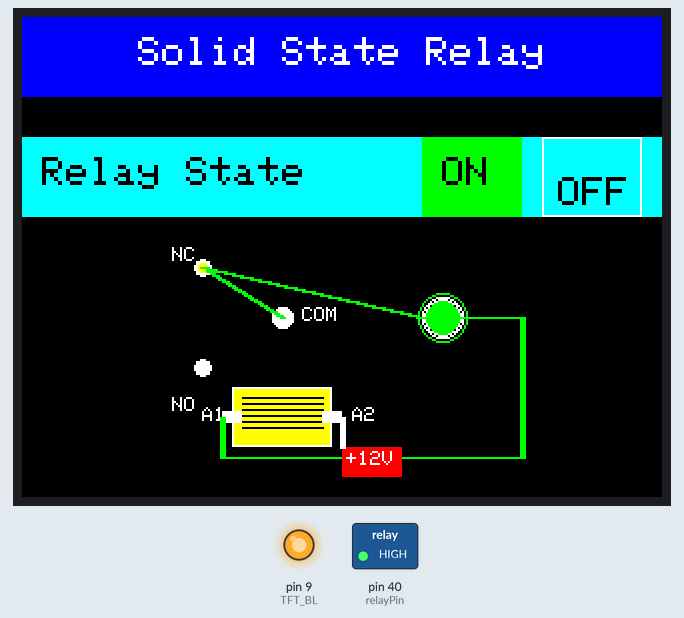
Simulated run of this sketch. Board: Arduino Mega 2560, built with avr-gcc and run on an emulated ATmega2560. On the bench: 320×240 colour display, switched loads named in the sketch (green lamp = pin HIGH), output pins drawn as LEDs (lit = HIGH).

Above: at 0.4 s.
At 3.5 s:
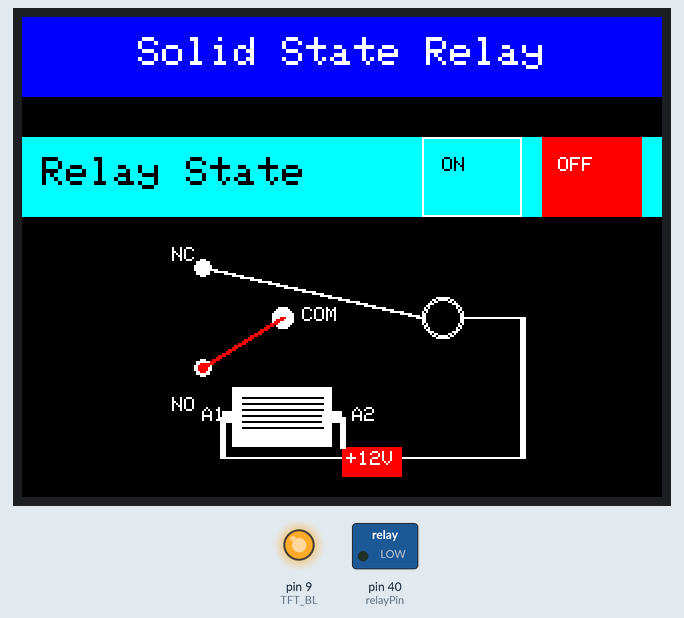
At 6.5 s:
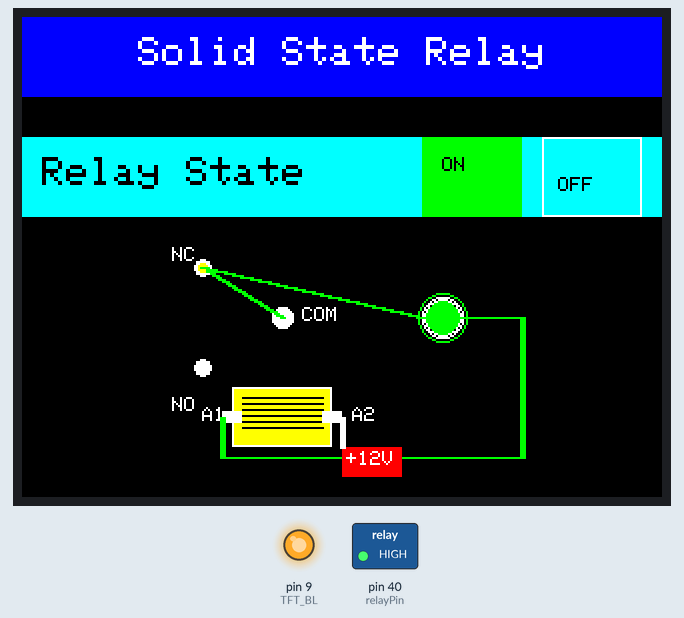
Timing chart, 0 to 130.0 s (numbered marks = the images above):
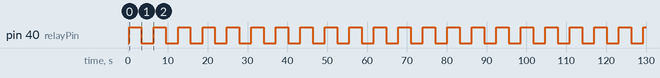

Measured:
- by itself, pin 40 (relayPin): alternates HIGH for 3.1 s and LOW for 3.1 s
- what the display in image 1 shows lasts 3.1 s, from 3.4 s to 6.5 s

The sketch:

ssrTFT.ino
```cpp
#include <Adafruit_GFX.h>
#include <Adafruit_ST7789.h>
#include <SPI.h>

#define TFT_CS   53
#define TFT_RST  8
#define TFT_DC   7
#define TFT_BL   9

Adafruit_ST7789 tft = Adafruit_ST7789(TFT_CS, TFT_DC, TFT_RST);
#define relayPin 40

void drawThickLine(int x1, int y1, int x2, int y2, uint16_t color) {
  tft.drawLine(x1, y1, x2, y2, color);
  tft.drawLine(x1 + 1, y1, x2 + 1, y2, color);
  tft.drawLine(x1 - 1, y1, x2 - 1, y2, color);
}

void drawStaticUI() {
  tft.fillRect(0, 0, 320, 40, ST77XX_BLUE);
  tft.setTextColor(ST77XX_WHITE);
  tft.setTextSize(2);
  int16_t tx, ty;
  uint16_t tw, th;
  tft.getTextBounds("Solid State Relay", 0, 0, &tx, &ty, &tw, &th);
  tft.setCursor((320 - tw) / 2, 10);
  tft.print("Solid State Relay");

  tft.fillRect(0, 60, 320, 40, ST77XX_CYAN);
  tft.setTextColor(ST77XX_BLACK);
  tft.setTextSize(2);
  tft.setCursor(10, 70); tft.print("Relay State");
  tft.drawRect(200, 60, 50, 30, ST77XX_WHITE); tft.setCursor(210, 70); tft.print("ON");
  tft.drawRect(260, 60, 50, 30, ST77XX_WHITE); tft.setCursor(268, 70); tft.print("OFF");
}

void highlightState(bool isOn) {
  if (isOn) {
    tft.fillRect(200, 60, 50, 40, ST77XX_GREEN);
    tft.setTextColor(ST77XX_BLACK); tft.setCursor(210, 70); tft.print("ON");
    tft.fillRect(260, 60, 50, 40, ST77XX_CYAN);
    tft.drawRect(260, 60, 50, 40, ST77XX_WHITE);
    tft.setCursor(268, 80); tft.setTextColor(ST77XX_BLACK); tft.print("OFF");
  } else {
    tft.fillRect(260, 60, 50, 40, ST77XX_RED);
    tft.setTextColor(ST77XX_WHITE); tft.setCursor(268, 70); tft.print("OFF");
    tft.fillRect(200, 60, 50, 40, ST77XX_CYAN);
    tft.drawRect(200, 60, 50, 40, ST77XX_WHITE);
    tft.setTextColor(ST77XX_BLACK); tft.setCursor(210, 70); tft.print("ON");
  }
}

void drawRelayDiagram(bool isOn) {
  tft.fillRect(0, 120, 320, 120, ST77XX_BLACK);

  int centerX = 130;
  int centerY = 180;
  int coilX = centerX;
  int coilY = centerY + 20;

  tft.fillRect(coilX - 25, coilY - 15, 50, 30, isOn ? ST77XX_YELLOW : ST77XX_WHITE);
  tft.drawRect(coilX - 25, coilY - 15, 50, 30, ST77XX_WHITE);

  for (int i = 0; i < 6; i++) {
    int y = coilY - 10 + i * 3;
    tft.drawLine(coilX - 20, y, coilX + 20, y, ST77XX_BLACK);
  }

  tft.fillRect(coilX - 30, coilY - 3, 10, 6, ST77XX_WHITE);
  tft.fillRect(coilX + 20, coilY - 3, 10, 6, ST77XX_WHITE);

  tft.setTextColor(ST77XX_WHITE);
  tft.setTextSize(1);
  tft.setCursor(coilX - 40, coilY - 5); tft.print("A1");
  tft.setCursor(coilX + 35, coilY - 5); tft.print("A2");

  int contactX = centerX;
  int contactY = centerY - 30;

  tft.fillCircle(contactX, contactY, 5, ST77XX_WHITE);

  int noX = contactX - 40;
  int noY = contactY - 25;
  tft.fillCircle(noX, noY, 4, ST77XX_WHITE);

  int ncX = contactX - 40;
  int ncY = contactY + 25;
  tft.fillCircle(ncX, ncY, 4, ST77XX_WHITE);

  if (isOn) {
    drawThickLine(contactX, contactY, noX, noY, ST77XX_GREEN);
    tft.fillCircle(noX, noY, 2, ST77XX_YELLOW);
  } else {
    drawThickLine(contactX, contactY, ncX, ncY, ST77XX_RED);
    tft.fillCircle(ncX, ncY, 2, ST77XX_RED);
  }

  tft.setTextColor(ST77XX_WHITE);
  tft.setCursor(noX - 15, noY - 10); tft.print("NC");
  tft.setCursor(ncX - 15, ncY + 15); tft.print("NO");
  tft.setCursor(contactX + 10, contactY - 5); tft.print("COM");

  int ledX = centerX + 80;
  int ledY = centerY - 30;

  tft.drawCircle(ledX, ledY, 10, ST77XX_WHITE);
  tft.drawCircle(ledX, ledY, 9, ST77XX_WHITE);

  if (isOn) {
    tft.fillCircle(ledX, ledY, 8, ST77XX_GREEN);
    tft.drawCircle(ledX, ledY, 12, ST77XX_GREEN);
  } else {
    tft.fillCircle(ledX, ledY, 8, ST77XX_BLACK);
  }

  drawThickLine(noX, noY, ledX - 10, ledY, isOn ? ST77XX_GREEN : ST77XX_WHITE);
  drawThickLine(ledX + 10, ledY, ledX + 40, ledY, isOn ? ST77XX_GREEN : ST77XX_WHITE);
  drawThickLine(ledX + 40, ledY, ledX + 40, centerY + 40, isOn ? ST77XX_GREEN : ST77XX_WHITE);
  drawThickLine(ledX + 40, centerY + 40, coilX - 30, centerY + 40, isOn ? ST77XX_GREEN : ST77XX_WHITE);
  drawThickLine(coilX - 30, centerY + 40, coilX - 30, coilY, isOn ? ST77XX_GREEN : ST77XX_WHITE);

  tft.fillRect(coilX + 30, centerY + 35, 30, 15, ST77XX_RED);
  tft.setTextColor(ST77XX_WHITE);
  tft.setCursor(coilX + 32, centerY + 37); tft.print("+12V");
  drawThickLine(coilX + 30, coilY, coilX + 30, centerY + 35, ST77XX_WHITE);
}

void setup() {
  pinMode(relayPin, OUTPUT);
  pinMode(TFT_BL, OUTPUT); digitalWrite(TFT_BL, HIGH);
  tft.init(240, 320);
  tft.setRotation(1);
  tft.fillScreen(ST77XX_BLACK);
  drawStaticUI();
}

void loop() {
  digitalWrite(relayPin, HIGH);
  highlightState(true);
  drawRelayDiagram(true);
  delay(3000);

  digitalWrite(relayPin, LOW);
  highlightState(false);
  drawRelayDiagram(false);
  delay(3000);
}
```
